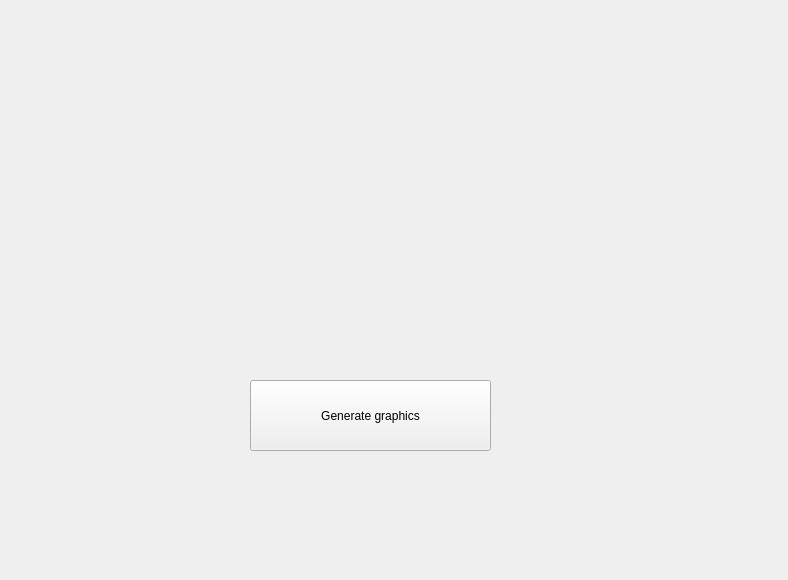
<?xml version="1.0" encoding="UTF-8"?>
<ui version="4.0">
 <class>Form</class>
 <widget class="QWidget" name="Form">
  <property name="geometry">
   <rect>
    <x>0</x>
    <y>0</y>
    <width>788</width>
    <height>580</height>
   </rect>
  </property>
  <property name="windowTitle">
   <string>Form</string>
  </property>
  <widget class="QWidget" name="widget" native="true">
   <property name="geometry">
    <rect>
     <x>190</x>
     <y>70</y>
     <width>371</width>
     <height>241</height>
    </rect>
   </property>
  </widget>
  <widget class="QPushButton" name="pushButton">
   <property name="geometry">
    <rect>
     <x>250</x>
     <y>380</y>
     <width>241</width>
     <height>71</height>
    </rect>
   </property>
   <property name="autoFillBackground">
    <bool>false</bool>
   </property>
   <property name="text">
    <string>Generate graphics</string>
   </property>
   <property name="flat">
    <bool>false</bool>
   </property>
  </widget>
 </widget>
 <resources/>
 <connections/>
</ui>
